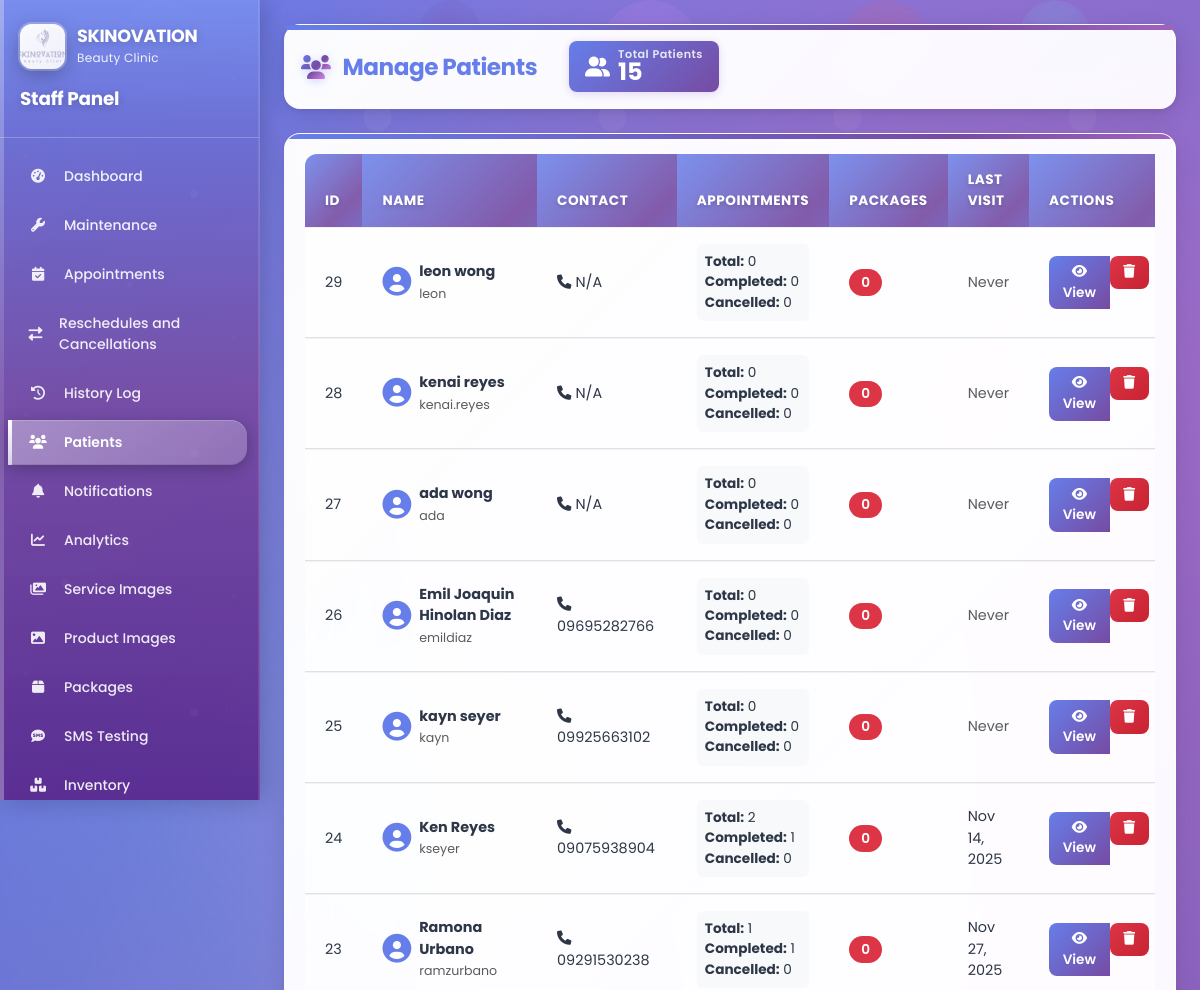
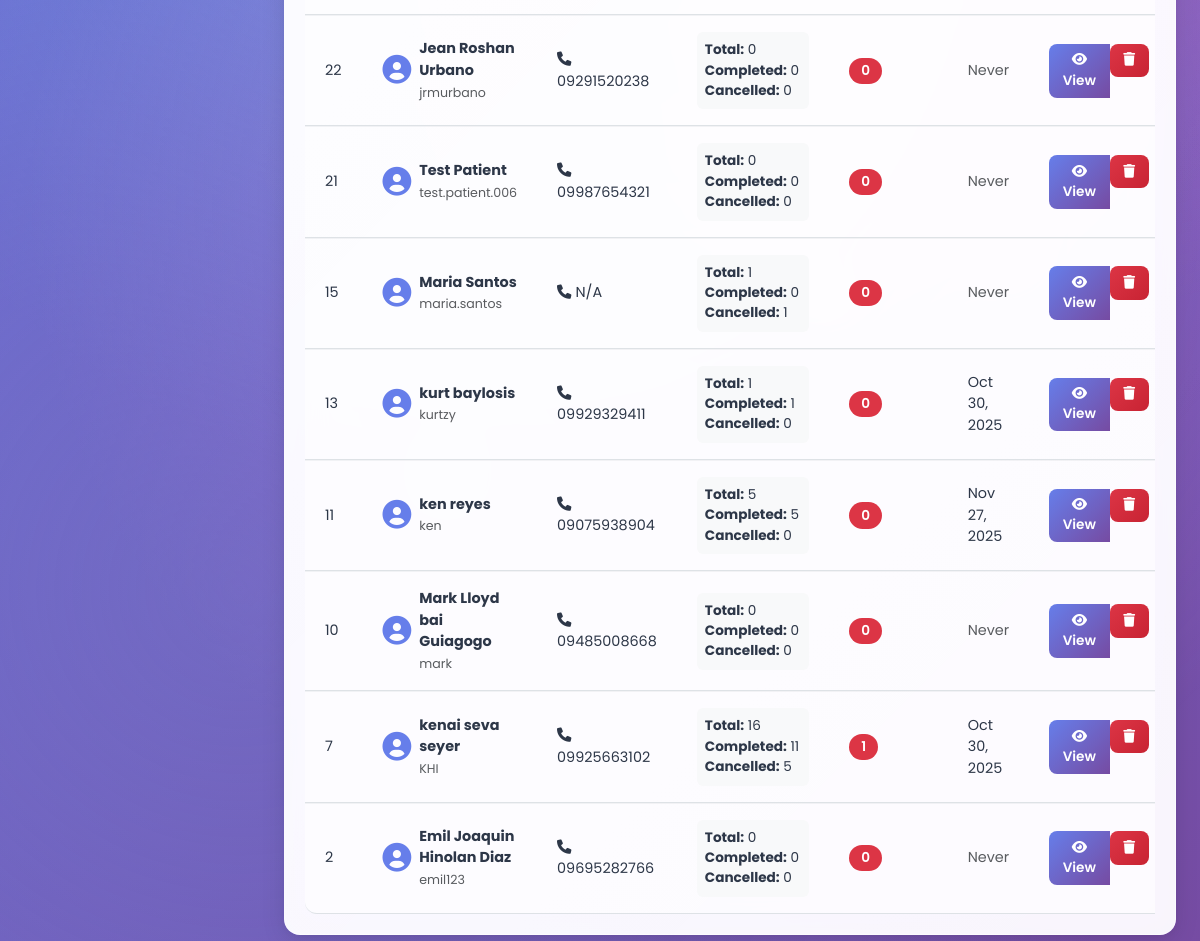
Page /appointments/admin/patients/ (signed in) on the committed database (2 pictures, top to bottom).
### accounts/models.py (models this page shows, shortened)
class User(AbstractUser):
    USER_TYPE_CHOICES = [
        ('patient', 'Patient'),
        ('admin', 'Staff'),
        ('owner', 'Owner'),
        ('attendant', 'Attendant'),
    ]
    GENDER_CHOICES = [
        ('male', 'Male'),
        ('female', 'Female'),
        ('other', 'Other'),
    ]
    CIVIL_STATUS_CHOICES = [
        ('single', 'Single'),
        ('married', 'Married'),
        ('widowed', 'Widowed'),
        ('divorced', 'Divorced'),
        ('separated', 'Separated'),
    ]
    user_type = models.CharField(max_length=10, choices=USER_TYPE_CHOICES, default='patient')
    phone = models.CharField(
        max_length=20,
        validators=[RegexValidator(
            regex=r'^\+?1?\d{9,15}$',
            message="Phone number must be entered in the format: '+999999999'. Up to 15 digits allowed."
        )],
        blank=True
    )
    middle_name = models.CharField(max_length=255, blank=True, null=True)
    address = models.TextField(blank=True, null=True, help_text="Complete address")
    gender = models.CharField(max_length=10, choices=GENDER_CHOICES, blank=True, null=True)
    civil_status = models.CharField(max_length=10, choices=CIVIL_STATUS_CHOICES, blank=True, null=True)
    birthday = models.DateField(blank=True, null=True)
    occupation = models.CharField(max_length=255, blank=True, null=True)
    profile_picture = models.ImageField(upload_to='profile_pictures/', blank=True, null=True)
    archived = models.BooleanField(default=False)
    created_at = models.DateTimeField(auto_now_add=True)
    updated_at = models.DateTimeField(auto_now=True)
    @property
    def full_name(self):
        return f"{self.first_name} {self.middle_name or ''} {self.last_name}".strip()
    class Meta:
        db_table = 'users'

### appointments/models.py (models this page shows, shortened)
class Appointment(models.Model):
    STATUS_CHOICES = [
        ('scheduled', 'Scheduled'),
        ('pending', 'Pending'),
        ('confirmed', 'Confirmed'),
        ('rescheduled', 'Rescheduled'),
        ('completed', 'Completed'),
        ('cancelled', 'Cancelled'),
    ]
    appointment_date = models.DateField()
    appointment_time = models.TimeField()
    status = models.CharField(max_length=15, choices=STATUS_CHOICES, default='scheduled')
    created_at = models.DateTimeField(auto_now_add=True)
    updated_at = models.DateTimeField(auto_now=True)
    transaction_id = models.CharField(max_length=100, blank=True, null=True)
    patient = models.ForeignKey(settings.AUTH_USER_MODEL, on_delete=models.CASCADE, related_name='appointments')
    attendant = models.ForeignKey('accounts.Attendant', on_delete=models.CASCADE, related_name='appointments')
    service = models.ForeignKey('services.Service', on_delete=models.CASCADE, related_name='appointments', blank=True, null=True)
    product = models.ForeignKey('products.Product', on_delete=models.CASCADE, related_name='appointments', blank=True, null=True)
    package = models.ForeignKey('packages.Package', on_delete=models.CASCADE, related_name='appointments', blank=True, null=True)
    class Meta:
        db_table = 'appointments'
        ordering = ['-created_at']

### appointments/admin_views.py (the view)
# urls.py: path('admin/patients/', admin_views.admin_patients, name='admin_patients'),
@login_required
@user_passes_test(is_admin)
def admin_patients(request):
    from accounts.models import User
    patients = User.objects.filter(user_type='patient').order_by('-id')
    total_patients = patients.count()
    patient_stats = []
    for patient in patients:
        appointments = Appointment.objects.filter(patient=patient)
        total_appointments = appointments.count()
        completed_appointments = appointments.filter(status='completed').count()
        cancelled_appointments = appointments.filter(status='cancelled').count()
        packages_count = appointments.filter(package__isnull=False).count()
        last_visit = appointments.filter(status='completed').order_by('-appointment_date').first()
        last_visit_date = last_visit.appointment_date if last_visit else None
        patient_stats.append({
            'patient': patient,
            'total_appointments': total_appointments,
            'completed_appointments': completed_appointments,
            'cancelled_appointments': cancelled_appointments,
            'packages_count': packages_count,
            'last_visit': last_visit_date,
        })
    context = {
        'patient_stats': patient_stats,
        'total_patients': total_patients,
    }
    return render(request, 'appointments/admin_patients.html', context)

### appointments/admin_views.py (called while the page is built)
def is_admin(user):
    return user.is_authenticated and user.user_type == 'admin'

### appointments/context_processors.py (called while the page is built)
def notification_count(request):
    if request.user.is_authenticated:
        if request.user.user_type == 'admin':
            count = Notification.objects.filter(patient__isnull=True, is_read=False).count()
        elif request.user.user_type == 'owner':
            count = Notification.objects.filter(patient__isnull=True, is_read=False).count()
        elif request.user.user_type == 'attendant':
            count = Notification.objects.filter(
                (Q(patient=request.user) | Q(patient__isnull=True)),
                is_read=False
            ).count()
        else:
            count = Notification.objects.filter(patient=request.user, is_read=False).count()
    else:
        count = 0
    return {
        'notification_count': count
    }

### templates/appointments/admin_patients.html (shortened to what this page needs)
{% extends 'appointments/admin_base.html' %}
{% load static %}
{% block content %}
<div class="content-header">
    <div class="d-flex justify-content-between align-items-center">
        <div>
            <h1 class="page-title" style="margin:0;">
                <i class="fas fa-users"></i>
                Manage Patients
            </h1>
        </div>
        <div class="patient-count-badge" style="margin-left: 2rem;">
            <i class="fas fa-user-friends"></i>
            <div>
                <div style="font-size: 0.7rem; opacity: 0.85; line-height: 1; letter-spacing: 0.5px;">Total Patients</div>
                <div class="patient-count-number">{{ total_patients }}</div>
            </div>
        </div>
    </div>
</div>
<div class="content-card">
    <div class="table-responsive">
        <table class="table">
            <thead>
                <tr>
                    <th>ID</th>
                    <th>NAME</th>
                    <th>CONTACT</th>
                    <th>APPOINTMENTS</th>
                    <th>PACKAGES</th>
                    <th>LAST VISIT</th>
                    <th>ACTIONS</th>
                </tr>
            </thead>
            <tbody>
                {% for stat in patient_stats %}
                <tr>
                    <td>{{ stat.patient.id }}</td>
                    <td>
                        <div class="d-flex align-items-center">
                            <i class="fas fa-user-circle fa-2x me-2" style="color: var(--primary-color);"></i>
                            <div>
                                <strong>{{ stat.patient.full_name }}</strong>
                                <br>
                                <small class="text-muted">{{ stat.patient.username }}</small>
                            </div>
                        </div>
                    </td>
                    <td>
                        <i class="fas fa-phone me-1"></i>{{ stat.patient.phone|default:"N/A" }}
                    </td>
                    <td>
                        <div class="bg-light p-2 rounded">
                            <div><strong>Total:</strong> {{ stat.total_appointments }}</div>
                            <div><strong>Completed:</strong> {{ stat.completed_appointments }}</div>
                            <div><strong>Cancelled:</strong> {{ stat.cancelled_appointments }}</div>
                        </div>
                    </td>
                    <td>
                        <span class="badge bg-danger rounded-pill">{{ stat.packages_count }}</span>
                    </td>
                    <td>
                        {% if stat.last_visit %}
                            {{ stat.last_visit|date:"M d, Y" }}
                        {% else %}
                            <span class="text-muted">Never</span>
                        {% endif %}
                    </td>
                    <td>
                        <div class="btn-group" role="group">
                            <a href="{% url 'appointments:admin_view_patient' stat.patient.id %}" class="btn btn-sm btn-primary" title="View Patient (Data Privacy - View Only)">
                                <i class="fas fa-eye"></i> View
                            </a>
                            <form method="post" action="{% url 'appointments:admin_delete_patient' stat.patient.id %}" style="display:inline;" onsubmit="return confirm('Are you sure you want to delete {{ stat.patient.full_name }}? This will permanently delete the patient and all related appointments, feedback, and notifications. This action cannot be undone!')">
                                <button type="submit" class="btn btn-sm btn-danger" title="Delete Patient">
                                    <i class="fas fa-trash"></i>
                                </button>
                            </form>
                        </div>
                    </td>
                </tr>
                {% endfor %}
            </tbody>
        </table>
    </div>
</div>
{% endblock %}

### templates/appointments/admin_patients.html (style rules this page uses)
.content-card { animation: fadeInScale 0.6s ease-out; }
.table tbody tr { animation: fadeInRow 0.4s ease-out; animation-fill-mode: both; }
.table tbody tr:nth-child(1) { animation-delay: 0.05s; }
.table tbody tr:nth-child(2) { animation-delay: 0.1s; }
.table tbody tr:nth-child(3) { animation-delay: 0.15s; }
.table tbody tr:nth-child(4) { animation-delay: 0.2s; }
.table tbody tr:nth-child(5) { animation-delay: 0.25s; }
.table { font-size: 0.9rem; }
.table thead th { font-size: 0.85rem; font-weight: 700; text-transform: uppercase; letter-spacing: 0.5px; padding: 1rem 1.25rem; }
.table tbody td { font-size: 0.9rem; color: #2d3748; padding: 1rem 1.25rem; vertical-align: middle; }
.table tbody tr { transition: all 0.3s ease; }
.bg-light { background-color: #f8f9fa !important; border-radius: 8px; font-size: 0.85rem; }
.badge { font-size: 0.85rem; font-weight: 600; padding: 0.4rem 0.75rem; }
.btn-sm { padding: 0.4rem 0.85rem; font-size: 0.85rem; font-weight: 600; border-radius: 8px; transition: all 0.3s ease; }
.btn-primary { background: linear-gradient(135deg, var(--primary-color), var(--secondary-color)); border: none; }
.btn-danger { background: linear-gradient(135deg, #dc3545, #c82333); border: none; }
.patient-count-badge { display: inline-flex; align-items: center; gap: 0.5rem; background: linear-gradient(135deg, var(--primary-color), var(--secondary-color)); color: white; padding: 0.5rem 1rem; border-radius: 8px; font-size: 0.875rem; font-weight: 600; box-shadow: 0 2px 8px rgba(111, 66, 193, 0.2); animation: slideInRight 0.5s ease-out; }
.patient-count-badge i { font-size: 1.25rem; }
.patient-count-number { font-size: 1.5rem; font-weight: 700; line-height: 1; }

### rows in the picture
User: patient.id "29", patient.full_name "leon wong", patient.username "leon", patient.phone "N/A", total_appointments "0", completed_appointments "0", cancelled_appointments "0", packages_count "0", shows "Never"
User: patient.id "28", patient.full_name "kenai reyes", patient.username "kenai.reyes", patient.phone "N/A", total_appointments "0", completed_appointments "0", cancelled_appointments "0", packages_count "0", shows "Never"
User: patient.id "27", patient.full_name "ada wong", patient.username "ada", patient.phone "N/A", total_appointments "0", completed_appointments "0", cancelled_appointments "0", packages_count "0", shows "Never"
User: patient.id "26", patient.full_name "Emil Joaquin Hinolan Diaz", patient.username "emildiaz", patient.phone "09695282766", total_appointments "0", completed_appointments "0", cancelled_appointments "0", packages_count "0", shows "Never"
User: patient.id "25", patient.full_name "kayn seyer", patient.username "kayn", patient.phone "09925663102", total_appointments "0", completed_appointments "0", cancelled_appointments "0", packages_count "0", shows "Never"
User: patient.id "24", patient.full_name "Ken Reyes", patient.username "kseyer", patient.phone "09075938904", total_appointments "2", completed_appointments "1", cancelled_appointments "0", packages_count "0", last_visit "Nov 14, 2025"
User: patient.id "23", patient.full_name "Ramona Urbano", patient.username "ramzurbano", patient.phone "09291530238", total_appointments "1", completed_appointments "1", cancelled_appointments "0", packages_count "0", last_visit "Nov 27, 2025"
User: patient.id "22", patient.full_name "Jean Roshan Urbano", patient.username "jrmurbano", patient.phone "09291520238", total_appointments "0", completed_appointments "0", cancelled_appointments "0", packages_count "0", shows "Never"
User: patient.id "21", patient.full_name "Test Patient", patient.username "test.patient.006", patient.phone "09987654321", total_appointments "0", completed_appointments "0", cancelled_appointments "0", packages_count "0", shows "Never"
User: patient.id "15", patient.full_name "Maria Santos", patient.username "maria.santos", patient.phone "N/A", total_appointments "1", completed_appointments "0", cancelled_appointments "1", packages_count "0", shows "Never"
User: patient.id "13", patient.full_name "kurt baylosis", patient.username "kurtzy", patient.phone "09929329411", total_appointments "1", completed_appointments "1", cancelled_appointments "0", packages_count "0", last_visit "Oct 30, 2025"
User: patient.id "11", patient.full_name "ken reyes", patient.username "ken", patient.phone "09075938904", total_appointments "5", completed_appointments "5", cancelled_appointments "0", packages_count "0", last_visit "Nov 27, 2025"
User: patient.id "10", patient.full_name "Mark Lloyd bai Guiagogo", patient.username "mark", patient.phone "09485008668", total_appointments "0", completed_appointments "0", cancelled_appointments "0", packages_count "0", shows "Never"
User: patient.id "7", patient.full_name "kenai seva seyer", patient.username "KHI", patient.phone "09925663102", total_appointments "16", completed_appointments "11", cancelled_appointments "5", packages_count "1", last_visit "Oct 30, 2025"
User: patient.id "2", patient.full_name "Emil Joaquin Hinolan Diaz", patient.username "emil123", patient.phone "09695282766", total_appointments "0", completed_appointments "0", cancelled_appointments "0", packages_count "0", shows "Never"

### other values in the picture
{{ total_patients }} "15"
